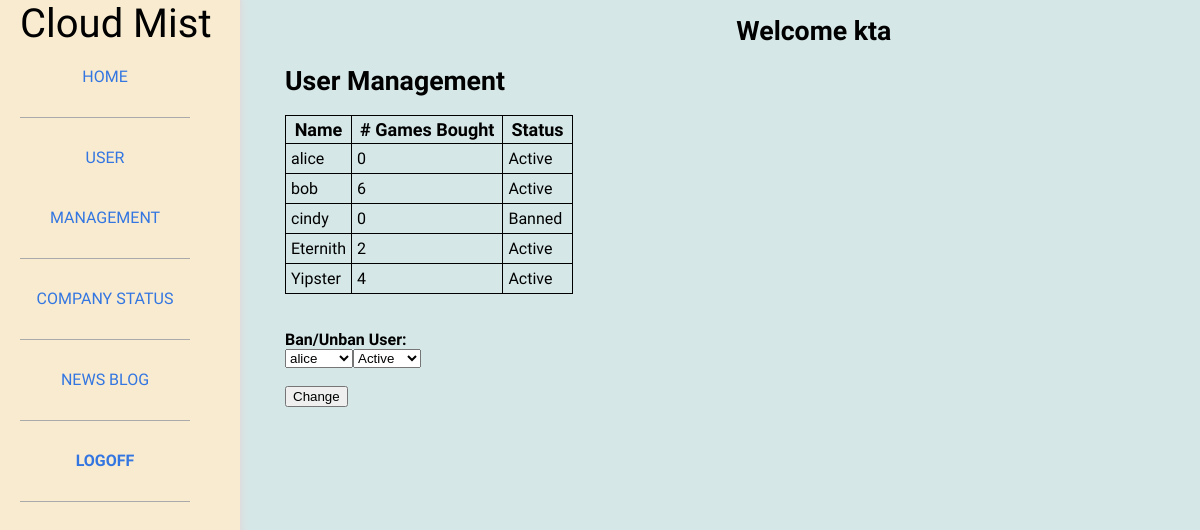
Screenshot of /CloudMistWeb/admin-frontend/admin_user.php (signed in) with the database file from the repository.
### tables this page shows
CREATE TABLE gamer (	g_user VARCHAR(20) NOT NULL, 
						password VARCHAR(20) NOT NULL, 
						status VARCHAR(10) NOT NULL, 
						a_user VARCHAR(20),
						FOREIGN KEY (a_user) REFERENCES admins (a_user),
						PRIMARY KEY (g_user)
					);

### CloudMistWeb/admin-frontend/admin_user.php (the view, shortened to what this page needs)
<?php
    function getList(){
        require '../backend/connect.php';
        $gamer_list_q = "SELECT g_user, status "
                . "FROM gamer ";
        $gamers = mysqli_query($conn, $gamer_list_q);
        $num_games_q = "SELECT g_user, COUNT(*) "
                . "FROM game_list "
                . "GROUP BY g_user";
        $num_games = mysqli_query($conn, $num_games_q);
        if($gamers -> num_rows > 0) {
            echo '<table class="admin-table"><tr>'
                    . '<th>Name</th>'
                    . '<th># Games Bought</th>'
                    . '<th>Status</th>'
                . '</tr>';
            while($row = $gamers -> fetch_assoc()) {
                $num = 0;
                while ($row2 = $num_games -> fetch_assoc()) {
                    if ($row2["g_user"] == $row["g_user"]) {
                        $num = $row2["COUNT(*)"];
                        break;
                    }
                }
                mysqli_data_seek($num_games, 0);
                echo "<tr><td>".$row["g_user"]."</td>"
                       . "<td>".$num."</td>"
                       . "<td>".$row["status"]."</td>";
            }
            echo "</table><br><br>";
            echo "<h3>Ban/Unban User: </h3>"
            . "<form method='post' action='admin_user.php'>"
            . "<select class='form-field' name='g_user'>";
            mysqli_data_seek($gamers, 0);
            while ($row = $gamers -> fetch_assoc()) {
                printf("<option value=%s> %s </option>", $row['g_user'], $row['g_user']);
            }
            echo "</select>";
            echo "<select class='form-field' name='status'>"
            . "<option value='Active'>Active</option>"
            . "<option value='Banned'>Banned</option>"
            . "</select><br><br>"
            . "<input class='form-field' type='submit' value='Change'>"
            . "</form>";
        }
        else {
            echo "There are no gamers registered!";
        }
    }
?>
<!DOCTYPE html>
<html>
<head>
    <link rel="stylesheet" href="../css/stylesheet.css">
        <link rel="stylesheet" href="../css/adminstyle.css">
</head>
<body>
    <div id="sidebar">
        <div class="logo_title">Cloud Mist</div>
        <ul id="sideButton">
            <a href="admin_profile.php"><li>HOME</li></a>
            <a href="admin_user.php"><li>USER MANAGEMENT</li></a>
            <a href="admin_company.php"><li>COMPANY STATUS</li></a>
            <a href="admin_blog.php"><li>NEWS BLOG</li></a>
            <a href="admin_login.php" onclick="logoffjs()"><li id="logoff">LOGOFF</li></a>
        </ul>
    </div>
    <div class="container">
        <div class="header">
            <h1 class="username">Welcome <?php printf($_SESSION['a_user']); ?></h1>
        </div>
        <div id="content">
            <h1>User Management</h1>
            <?php getList();
            ?>
        </div>
    </div>
</body>
</html>

### CloudMistWeb/css/stylesheet.css (style rules this page uses)
* { border-collapse:collapse; }
h1 { font-size: 20pt; font-family: 'PT Sans', sans-serif; color:#000; }
h3 { font-size: 12pt; font-family: 'PT Sans', sans-serif; color:#000; margin: 0; }
body { background: #ffffff; background: -moz-linear-gradient(left, #ffffff 0%, #ffffff 38%, #edf7f6 100%); background: -webkit-gradient(linear, left top, right top, color-stop(0%,#ffffff), color-stop(38%,#ffffff), color-stop(100%,#edf7f6)); background: -webkit-linear-gradient(left, #ffffff 0%,#ffffff 38%,#edf7f6 100%); background: -o-linear-gradient(left, #ffffff 0%,#ffffff 38%,#edf7f6 100%); background: -ms-linear-gradient(left, #ffffff 0%,#ffffff 38%,#edf7f6 100%); background: linear-gradient(to right, #ffffff 0%,#ffffff 38%,#edf7f6 100%); filter: progid:DXImageTransform.Microsoft.gradient( startColorstr='#ffffff', endColorstr='#edf7f6',GradientType=1 ); margin: auto; width: 70%; }
.logo_title { font-family: 'PT Sans', sans-serif; font-size: 40px; color:#000; width: 100%; float:left; }
.username { padding-top: 15px; color:#000; width: 65%; margin:auto; text-align: right; }
a { font-size:12pt; color:#3376E1; text-decoration:none; }
#content { display: inline-block; position: relative; width: 100%; }
#sidebar { position: fixed; top:0; bottom:0; left:0; width: 200px; height:800px; background-color:#fff; background-size:fill; padding: 0 20px 20px 20px; margin-right: 20px; border-right: 1px #ddd solid; box-shadow: 1px 0px 5px 1px #ddd; //height: 400px; }
#sidebar ul { padding: 0; margin: 0; }
#sideButton li { list-style-type: none; padding: 10px; margin: 0; font-family: 'PT Sans', sans-serif; border-bottom: 1px solid #aaa; }
#sideButton li { list-style: none; text-align: center; width: 150px; line-height: 60px; }
.container { position: relative; padding: 0 0 0 55px; margin-left: 50px; width: auto; }
#logoff { //border-left: 1px solid black; //border-right: 1px solid black; font-weight: bold; }

### CloudMistWeb/css/adminstyle.css (style rules this page uses)
body { background: #d6e7e7; }
#sidebar { background: #f8ebd0 ; }
.admin-table table, tr, th, td { border: 1px solid black; }
th { font-family: 'PT Sans', sans-serif; font-size: 18px; padding: 3px 8px; }
tr { padding: 20px 0; }
td { font-family: 'PT Sans', sans-serif; padding: 5px; }

### rows the page displays
gamer: g_user "alice", num "0", status "Active"
gamer: g_user "bob", num "6", status "Active"
gamer: g_user "cindy", num "0", status "Banned"
gamer: g_user "Eternith", num "2", status "Active"
gamer: g_user "Yipster", num "4", status "Active"

### other values shown
form field g_user "alice"
